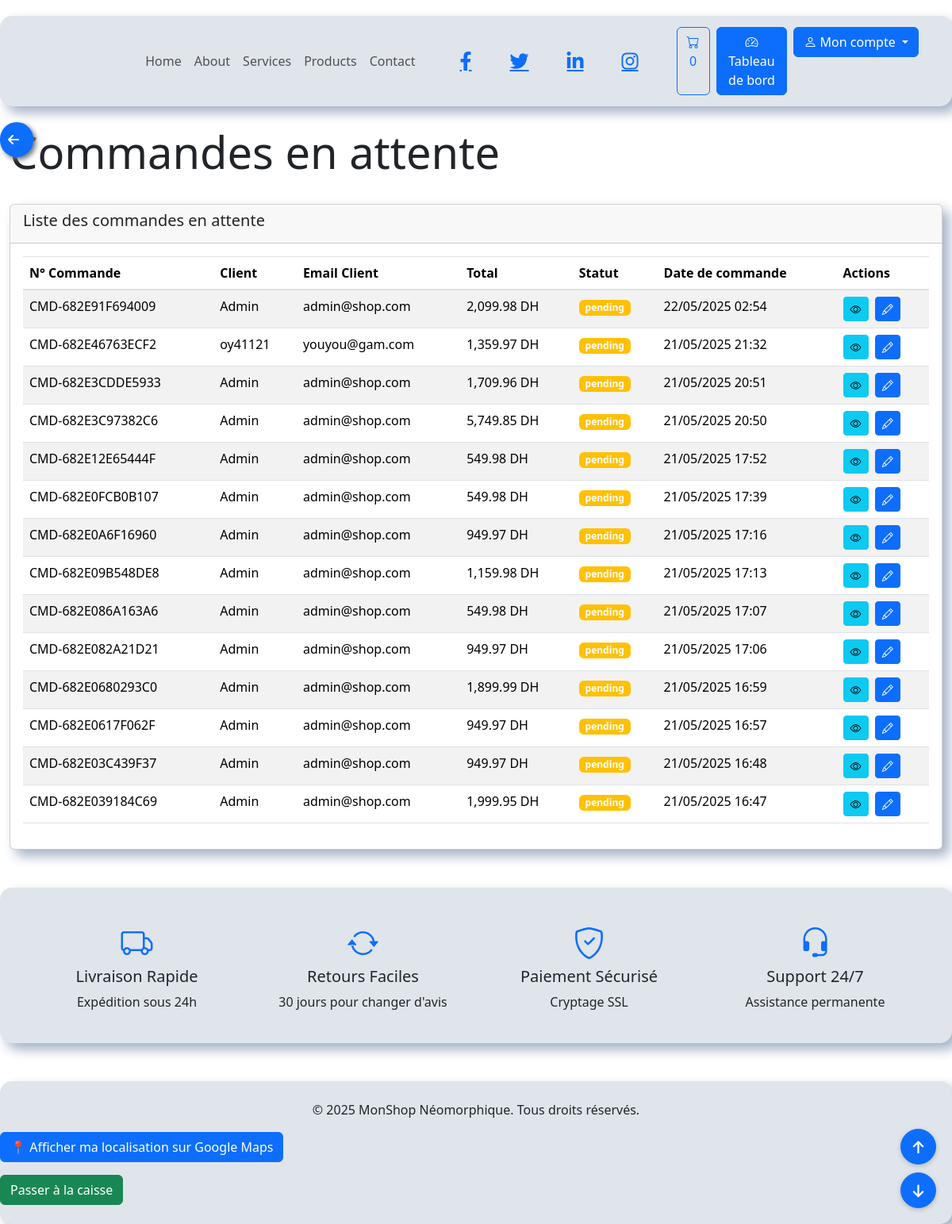
The page /projet/admin/orders/pending.php (signed in) on the database its author committed.
### tables this page shows
CREATE TABLE IF NOT EXISTS `orders` (
  `id` int NOT NULL AUTO_INCREMENT,
  `user_id` int DEFAULT NULL,
  `order_number` varchar(20) NOT NULL,
  `status` enum('pending','processing','shipped','delivered','cancelled','refunded') DEFAULT 'pending',
  `subtotal` decimal(10,2) DEFAULT NULL,
  `discount` decimal(10,2) DEFAULT '0.00',
  `tax` decimal(10,2) DEFAULT '0.00',
  `shipping_cost` decimal(10,2) DEFAULT '0.00',
  `total` decimal(10,2) NOT NULL,
  `payment_method` varchar(50) NOT NULL,
  `payment_status` enum('pending','paid','failed','refunded') DEFAULT 'pending',
  `shipping_method` varchar(50) DEFAULT NULL,
  `tracking_number` varchar(100) DEFAULT NULL,
  `notes` mediumtext,
  `created_at` timestamp NULL DEFAULT CURRENT_TIMESTAMP,
  `updated_at` timestamp NULL DEFAULT CURRENT_TIMESTAMP ON UPDATE CURRENT_TIMESTAMP,
  `shipping_address` text NOT NULL,
  PRIMARY KEY (`id`),
  UNIQUE KEY `order_number` (`order_number`),
  KEY `idx_user` (`user_id`),
  KEY `idx_order_number` (`order_number`),
  KEY `idx_status` (`status`)
);

CREATE TABLE IF NOT EXISTS `users` (
  `id` int NOT NULL AUTO_INCREMENT,
  `name` varchar(100) NOT NULL,
  `email` varchar(100) NOT NULL,
  `password` varchar(255) NOT NULL,
  `avatar` varchar(255) DEFAULT 'default.jpg',
  `role` enum('superadmin','admin','client') DEFAULT 'client',
  `is_active` tinyint(1) DEFAULT '1',
  `last_login` datetime DEFAULT NULL,
  `created_at` timestamp NULL DEFAULT CURRENT_TIMESTAMP,
  `updated_at` timestamp NULL DEFAULT CURRENT_TIMESTAMP ON UPDATE CURRENT_TIMESTAMP,
  `password_reset_token` varchar(100) DEFAULT NULL,
  `token_expires_at` datetime DEFAULT NULL,
  `failed_attempts` int DEFAULT '0',
  `locked_until` datetime DEFAULT NULL,
  PRIMARY KEY (`id`),
  UNIQUE KEY `email` (`email`),
  KEY `idx_email` (`email`),
  KEY `idx_role` (`role`)
);

### projet/admin/orders/pending.php (the view, shortened to what this page needs)
<?php
require_once ROOT_PATH . '../../includes/auth.php';
$pending_orders = [];
try {
    $stmt = $pdo->prepare("SELECT o.*, u.name as user_name, u.email as user_email FROM orders o LEFT JOIN users u ON o.user_id = u.id WHERE o.status = 'pending' ORDER BY o.created_at DESC");
    $stmt->execute();
    $pending_orders = $stmt->fetchAll(PDO::FETCH_ASSOC);
} catch (PDOException $e) {
    error_log("Erreur DB commandes en attente: " . $e->getMessage());
    $_SESSION['error'] = "Erreur de chargement des commandes en attente.";
}
require_once ROOT_PATH . '../../includes/header.php';
?>
<div class="container-fluid py-4">
    <div class="row mb-4">
        <div class="col-md-12">
            <h1 class="display-4">Commandes en attente</h1>
        </div>
    </div>
    <div class="card neumorphic mb-4">
        <div class="card-header">
            <h5>Liste des commandes en attente</h5>
        </div>
        <div class="card-body">
            <?php if (empty($pending_orders)): ?>
                <p>Aucune commande en attente pour le moment.</p>
            <?php else: ?>
                <div class="table-responsive">
                    <table class="table table-hover table-striped">
                        <thead>
                            <tr>
                                <th>N° Commande</th>
                                <th>Client</th>
                                <th>Email Client</th>
                                <th>Total</th>
                                <th>Statut</th>
                                <th>Date de commande</th>
                                <th>Actions</th>
                            </tr>
                        </thead>
                        <tbody>
                            <?php foreach ($pending_orders as $order): ?>
                                <tr>
                                    <td><?= htmlspecialchars($order['order_number'], ENT_QUOTES, 'UTF-8') ?></td>
                                    <td><?= htmlspecialchars($order['user_name'] ?? 'N/A', ENT_QUOTES, 'UTF-8') ?></td>
                                    <td><?= htmlspecialchars($order['user_email'] ?? 'N/A', ENT_QUOTES, 'UTF-8') ?></td>
                                    <td><?= number_format($order['total'], 2) ?> DH</td>
                                    <td><span class="badge bg-warning"><?= htmlspecialchars($order['status'], ENT_QUOTES, 'UTF-8') ?></span></td>
                                    <td><?= date('d/m/Y H:i', strtotime($order['created_at'])) ?></td>
                                    <td>
                                        <a href="/projet/admin/orders/view.php?id=<?= $order['id'] ?>" class="btn btn-sm btn-info me-1" title="Voir les détails">
                                            <i class="bi bi-eye"></i>
                                        </a>
                                        <a href="/projet/admin/orders/edit.php?id=<?= $order['id'] ?>" class="btn btn-sm btn-primary" title="Gérer la commande">
                                            <i class="bi bi-pencil"></i>
                                        </a>
                                    </td>
                                </tr>
                            <?php endforeach; ?>
                        </tbody>
                    </table>
                </div>
            <?php endif; ?>
        </div>
    </div>
</div>
<?php
require_once ROOT_PATH . '../../includes/footer.php';
?>

### projet/assets/css/neumorphic.css (style rules this page uses)
:root { --bg-color: #e0e5ec; --primary-color: #6c5ce7; --secondary-color: #a29bfe; --text-color: #2d3436; --shadow-light: #ffffff; --shadow-dark: #a3b1c6; --success-color: #00b894; --danger-color: #d63031; --warning-color: #fdcb6e; --info-color: #0984e3; }
body { background-color: var(--bg-color); color: var(--text-color); font-family: 'Segoe UI', Tahoma, Geneva, Verdana, sans-serif; line-height: 1.6; padding-top: 20px; }
.neumorphic { background: var(--bg-color); border-radius: 15px; box-shadow: 8px 8px 15px var(--shadow-dark), -8px -8px 15px var(--shadow-light); border: none; transition: all 0.3s ease; }
.btn { border-radius: 10px; padding: 10px 20px; transition: all 0.3s ease; }
.btn-primary { background-color: var(--primary-color); border-color: var(--primary-color); color: white; }
.card { border: none; border-radius: 15px; overflow: hidden; transition: transform 0.3s ease; }
.badge { border-radius: 10px; padding: 5px 10px; }

### rows shown on the page
orders: order_number "CMD-682E91F694009", user.name "Admin", user.email "admin@shop.com", total "2,099.98", status "pending", created_at "22/05/2025 02:54"
orders: order_number "CMD-682E46763ECF2", user.name "oy41121", user.email "youyou@gam.com", total "1,359.97", status "pending", created_at "21/05/2025 21:32"
orders: order_number "CMD-682E3CDDE5933", user.name "Admin", user.email "admin@shop.com", total "1,709.96", status "pending", created_at "21/05/2025 20:51"
orders: order_number "CMD-682E3C97382C6", user.name "Admin", user.email "admin@shop.com", total "5,749.85", status "pending", created_at "21/05/2025 20:50"
orders: order_number "CMD-682E12E65444F", user.name "Admin", user.email "admin@shop.com", total "549.98", status "pending", created_at "21/05/2025 17:52"
orders: order_number "CMD-682E0FCB0B107", user.name "Admin", user.email "admin@shop.com", total "549.98", status "pending", created_at "21/05/2025 17:39"
orders: order_number "CMD-682E0A6F16960", user.name "Admin", user.email "admin@shop.com", total "949.97", status "pending", created_at "21/05/2025 17:16"
orders: order_number "CMD-682E09B548DE8", user.name "Admin", user.email "admin@shop.com", total "1,159.98", status "pending", created_at "21/05/2025 17:13"
orders: order_number "CMD-682E086A163A6", user.name "Admin", user.email "admin@shop.com", total "549.98", status "pending", created_at "21/05/2025 17:07"
orders: order_number "CMD-682E082A21D21", user.name "Admin", user.email "admin@shop.com", total "949.97", status "pending", created_at "21/05/2025 17:06"
orders: order_number "CMD-682E0680293C0", user.name "Admin", user.email "admin@shop.com", total "1,899.99", status "pending", created_at "21/05/2025 16:59"
orders: order_number "CMD-682E0617F062F", user.name "Admin", user.email "admin@shop.com", total "949.97", status "pending", created_at "21/05/2025 16:57"
orders: order_number "CMD-682E03C439F37", user.name "Admin", user.email "admin@shop.com", total "949.97", status "pending", created_at "21/05/2025 16:48"
orders: order_number "CMD-682E039184C69", user.name "Admin", user.email "admin@shop.com", total "1,999.95", status "pending", created_at "21/05/2025 16:47"

### other values the page prints
$_SESSION['cart_count'] "0"
SITE_NAME "MonShop Néomorphique"
